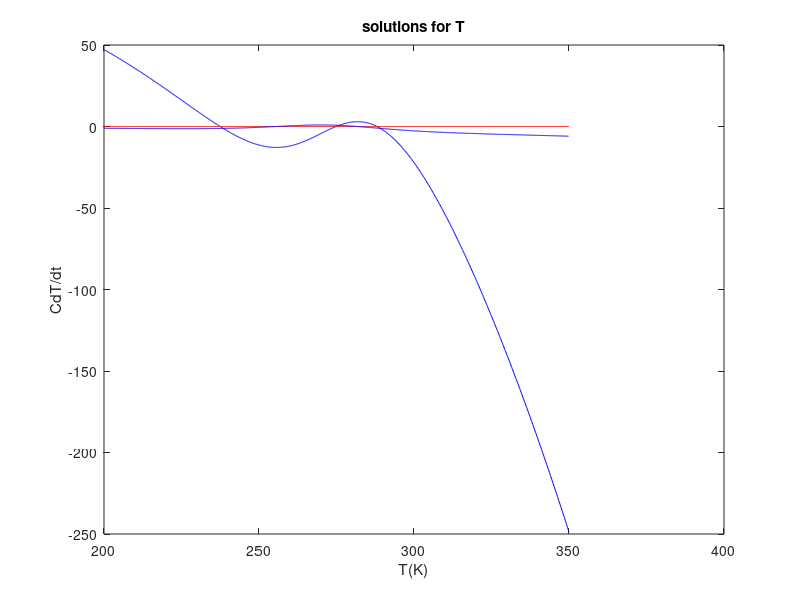
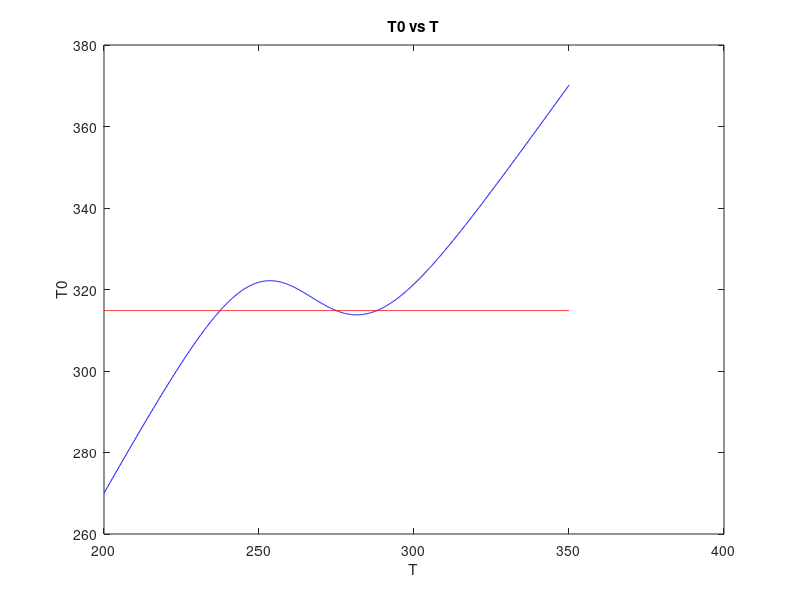
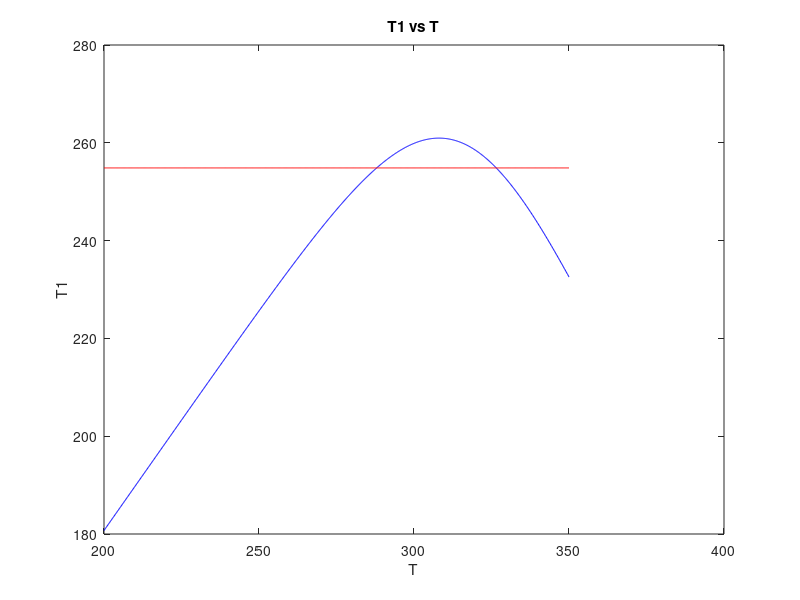

Write the MATLAB code that produced these figures, in order.
F0=1367
sigma=5.67e-8
tou=0.63

T=linspace(200,350,1000);
Tt=F0/4*(1-0.45+0.25*tanh((T-272)/23))-sigma*T.^4/(1+tou);
plot(T,Tt,'b',T,T*0,'r');
title('solutions for T');
xlabel('T(K)');
ylabel('CdT/dt');
for p=1:1:999
Ttt(p)=(Tt(p+1)-Tt(p))/(T(p+1)-T(p));
end
hold on;
plot(T(1:999),Ttt,'b');
T0=(F0*(1+tou)/(4*sigma))^(1/4);
for p=1:1:1000
T00(p)=T(p)*(1-0.45+0.25*tanh((T(p)-272)/23))^(-1/4);
end;
figure;
plot(T,T00,'b',T,T*0+T0,'r');
title('T0 vs T');
xlabel('T');
ylabel('T0');
Fn=313.8^4*4*sigma/(1+0.63);
dFn=(Fn-F0)/F0;
Fb=322.1^4*4*sigma/(1+0.63);
dFb=(Fb-F0)/F0;
T1=(F0*(1-0.3)/(4*sigma))^(1/4);
touT=0.5+0.13*exp(5413*(1/288-T.^(-1)))
T11=T.*(1+touT).^(-1/4);
figure;
plot(T,T11,'b',T,T*0+T1,'r');
title('T1 vs T');
xlabel('T');
ylabel('T1');
Fr=261^4*4*sigma/(1-0.3);
dFr=(Fr-F0)/F0;
Fv=F0/0.732^2;
Te=(F0/sigma/pi)^(1/4);
